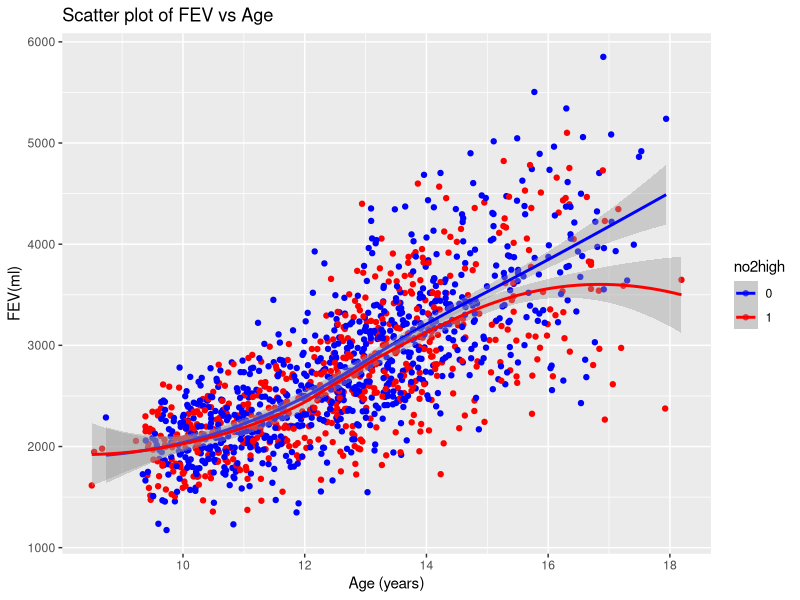
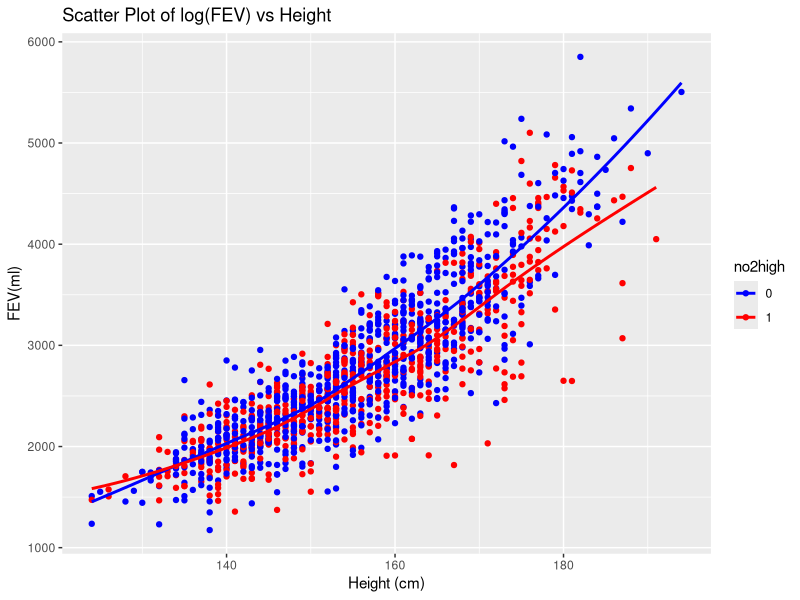
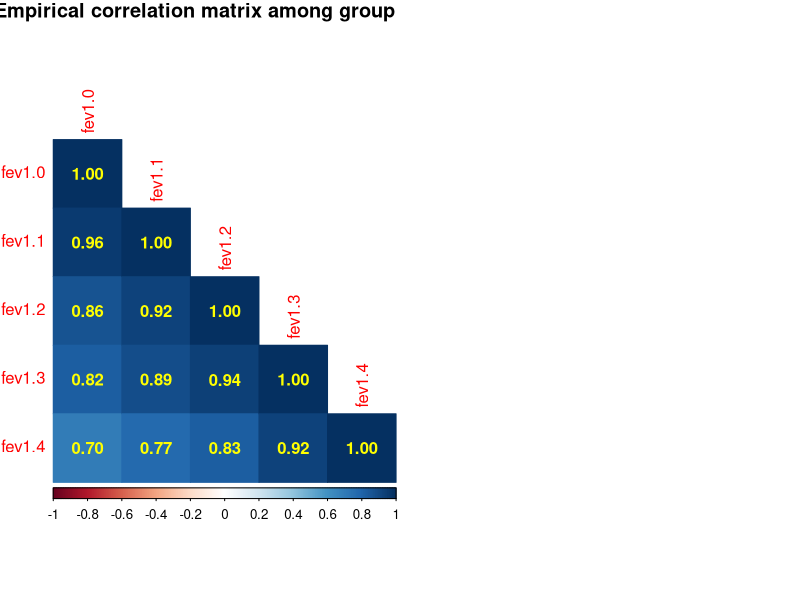

Recreate these plots in R, in order.
## ---- chunk 1
knitr::opts_chunk$set(echo = TRUE)
## ---- chunk 2
library(lattice)
library(psych)
library(data.table)
library(reshape2)
library(ggplot2)
library(tidyr)
library(dplyr)
library(dplyr)
library(kableExtra)
library(corrplot)
library(nlme)
library(geepack)
library(multcomp)
## ---- chunk 3
# Exploratory data

asth<- read.csv("AsthmaNO2.csv")
asth <- asth[, !(names(asth) %in% c("X","asthma"))] 
asth$no2high <- as.factor(asth$no2high)

# create age at baseline
asth$age_base <- rep(0, nrow(asth))

for (i in unique(asth$id)){
  asth$age_base[asth$id ==i]<- min(asth$age[asth$id==i])
} 

# create times of measurements
asth$time <- round(asth$age - asth$age_base,0)
# create age since entry
asth$dage <- asth$age - asth$age_base
# create height at baseline
asth$baseheight <- rep(0, nrow(asth))
for (i in unique(asth$id)){
  asth$baseheight[asth$id ==i]<- min(asth$height[asth$id==i])
} 
# create height since entry
 asth$dheight <- asth$height - asth$baseheight
 
## ---- chunk 4
# Missing: yes
ast_wide <- reshape(asth[, c("id", "fev1", "time")], direction = "wide", id = "time", idvar = "id")
nrow(ast_wide[!complete.cases(ast_wide),])

# Summary data
asth$age_cut <- cut(asth$age, breaks = c(8.5,10.5,12.5,14.5,16.5,18.5), include.lowest = T)

asth$height_cut <- cut(asth$height, breaks = c(124,138,152,166,180,194), include.lowest = T)



asth %>%  group_by(no2high, age_cut) %>% summarise(fev_h = mean(fev1), sd_h = sd(fev1))

asth %>%  group_by(no2high, height_cut) %>% summarise(fev_h = mean(fev1), sd_h = sd(fev1))
asth %>%  group_by( age_cut) %>% summarise(fev_h = mean(fev1), sd_h = sd(fev1))
asth %>%  group_by(height_cut) %>% summarise(fev_h = mean(fev1), sd_h = sd(fev1))

## ---- chunk 5
color <- c("blue", "red")
par(mfrow=c(1,2))
ggplot(data =asth, aes((age),(fev1),col = no2high))+geom_point() + geom_smooth() + scale_color_manual(values = color) + ylab("FEV(ml)") + xlab("Age (years)") +ggtitle("Scatter plot of FEV vs Age")

ggplot(data =asth, aes((height), (fev1),col = no2high))+geom_point() + geom_smooth(se = F)+ scale_color_manual(values = color) + ylab("FEV(ml)") + xlab("Height (cm)") + ggtitle("Scatter Plot of log(FEV) vs Height")

cor_mat_g1 <- cor(ast_wide[, c("fev1.0","fev1.1", "fev1.2", "fev1.3","fev1.4")],use = "complete.obs")

corrplot(cor_mat_g1, method = "color", type = "lower", addCoef.col = "yellow" , title  = " Empirical correlation matrix among group 1", mar=c(0,0,1,0))
## ---- chunk 6


# mod2
asth$ageb <- asth$age- asth$age_base

mod2 <-geeglm((fev1)~  (dheight)*no2high, data= asth, id = id, corstr = "ar1")
anova(mod2)
summary(mod2)

asth_g1 <- glht(mod2, linfct = c("dheight + dheight:no2high1 = 0"))
confint(asth_g1)

asth<- asth[order(asth$id, asth$age),]
mod1 <-geeglm((fev1)~ (dage)*no2high, data= asth, id = id, corstr = "ar1")
summary(mod1)
anova(mod1)
asth_g2 <- glht(mod1, linfct = c("dage + dage:no2high1 = 0"))
confint(asth_g2)

summary(geeglm((fev1)~  dheight *no2high, data= asth, id = id, corstr ="ar1"))
